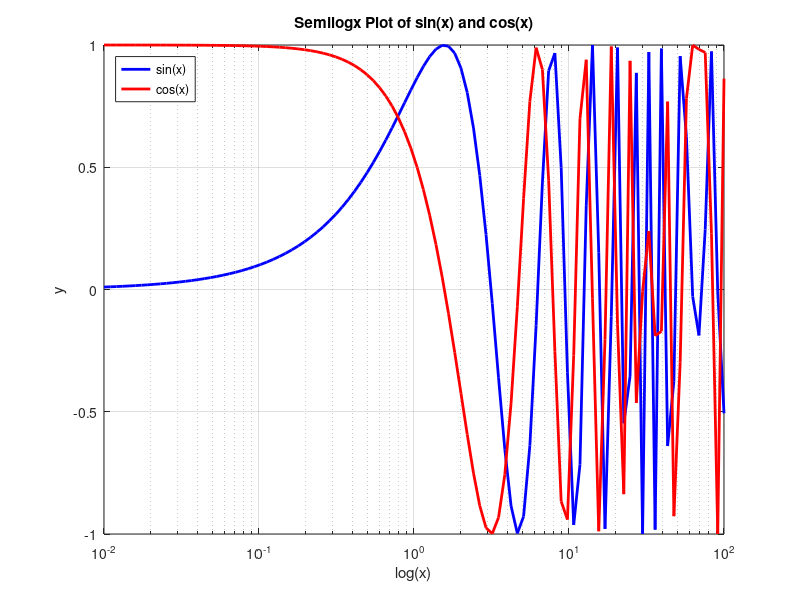

MATLAB code for this plot:
% Define the function
x = logspace(-2, 2, 100); % Create a range of logarithmically spaced x values
y1 = sin(x);
y2 = cos(x);

% Semilogx plot of the functions
semilogx(x, y1, 'b', 'LineWidth', 2, 'DisplayName', 'sin(x)');

hold on;
semilogx(x, y2, 'r', 'LineWidth', 2, 'DisplayName', 'cos(x)');

% Add legend to the top-left corner
legend('Location', 'northwest');

% Add labels and title
xlabel('log(x)');
ylabel('y');
title('Semilogx Plot of sin(x) and cos(x)');

% Add a grid for better visualization (optional)
grid on;

% Hold off to stop adding to the current plot
hold off;
